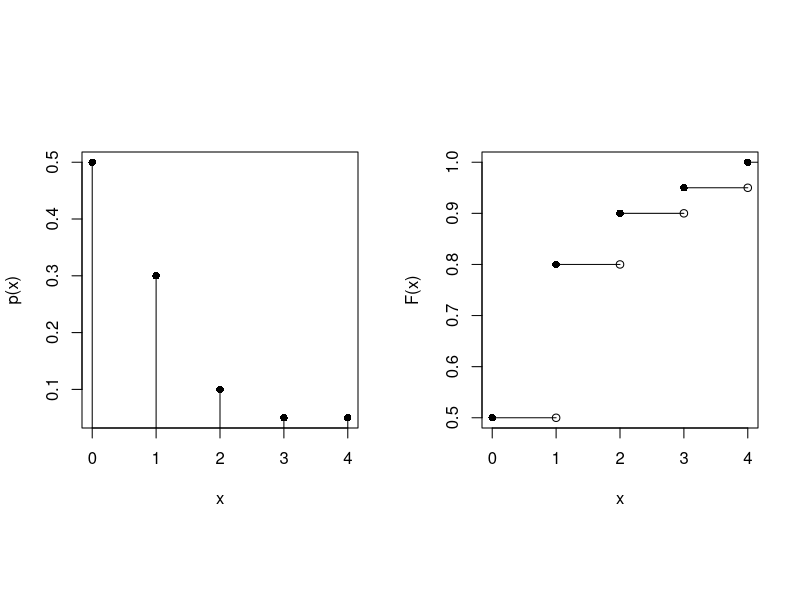
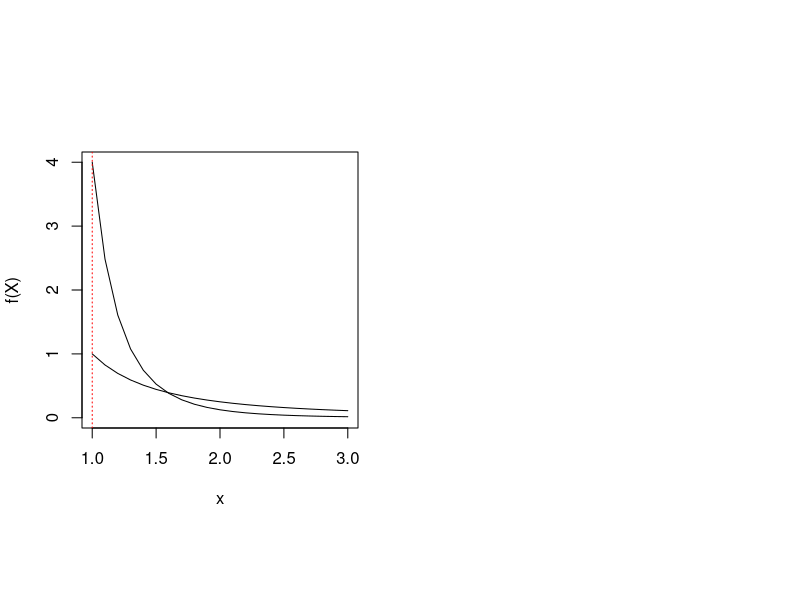
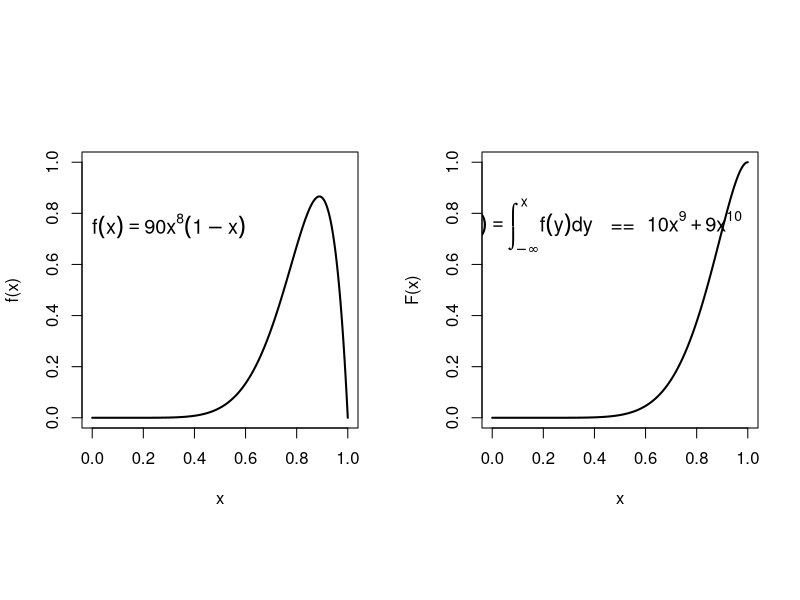
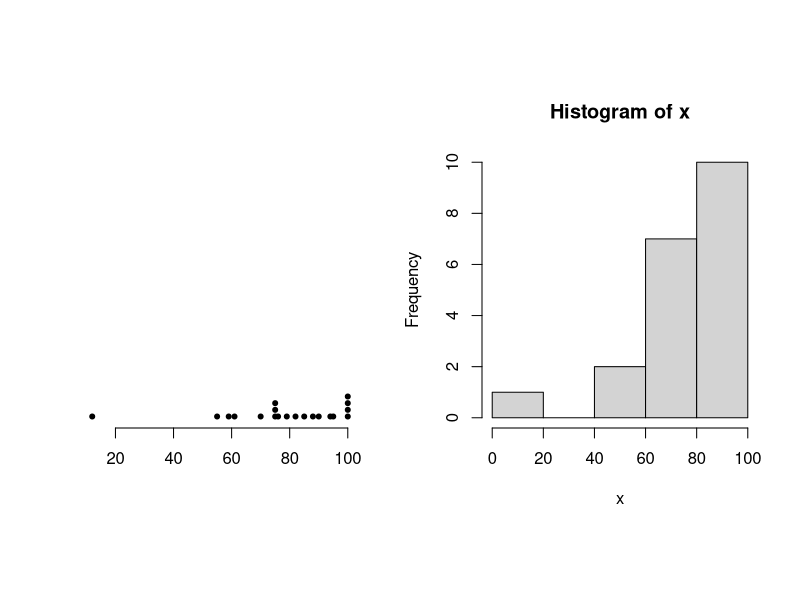

The R source for these figures, in order:
## Exercício 3
par(mfrow=c(1,2), pty="s") 
par(pty="s")

# fmp
#Eixos na mesma escala
x <- c(0, 1, 2, 3, 4)
f_x <- c(0.5, 0.3, 0.1, 0.05, 0.05)
plot(x, f_x, xlab="x", ylab = "p(x)", pch=16) 
segments (x, 0, x, f_x)

# fda
F_x <- c(0.5, 0.8, 0.9, 0.95, 1.0)
plot(x, F_x, xlab="x", ylab = "F(x)", pch=16)
segments(x, F_x, x+1, F_x)
points (1:4, F_x[1:4])


## Exercício 4
x <- seq(1, 3, 0.1)
theta <- 1
k <- 1
k2 <- 4

f <- function(x, k) { (k*theta^k) / x^(k+1) }

plot(x, f(x, k), type = "l", xlab = "x", ylab = "f(X)", xlim = c(1, 3), ylim = c(0, 4))
lines(x, f(x, k2), type = "l", xlab = "x", ylab = "f(X)", xlim = c(1, 3), ylim = c(0, 4))
abline(v = 1, lty = 3,  col = "red")


## Exercício 5
# Plotar a função densidade de probabilidade e a acumulada 
x <- seq(0,1,0.001)
fdp<- function (x) { (20*(x^8))*(1-x) }
fda<- function (x) { 10*(x^9) - 9*(x^10) }

par(mfrow=c(1,2), pty="s")
par(pty = "s")
# Eixos na mesma escala
plot(x, fdp(x), type="l", xlab = "x", 
     ylab = "f(x)", xlim = c(0,1), ylim = c(0,1), lwd="2")
text(0.3, .75, expression (f(x) == paste(90*x^8)*(1-x)),
     cex = 1.2)
plot(x, fda(x), type="l", xlab="x", ylab = "F(x)", 
     xlim = c(0,1), ylim = c(0,1), lwd="2") 
text(0.4, 0.75, expression(F(X) == paste(integral(f(y) * dy, -infinity, x), " ", "  ==  " ,
10*x^9 + 9*x^10)), cex = 1.2)


# Testes
x <- c(12, 55, 59, 61, 70, 75, 75, 75, 76, 79,
       82, 85, 88, 90, 94, 95, 100, 100, 100, 100)
length(x)
stem(x, scale=2)
x <- sort(x, decreasing = F)
stripchart(x, method = "stack", frame.plot = F, 
           at=0.01, pch=20, cex=1, las=1)
hist(x, freq = T)
length(x[x>=40])
